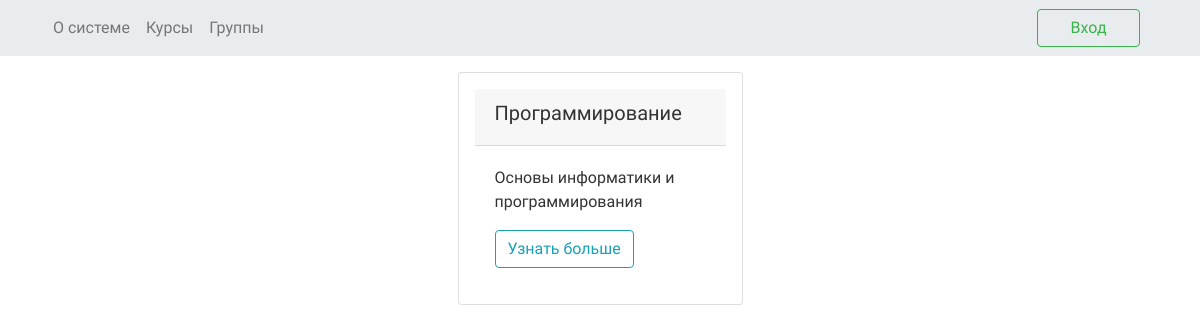
The app's page /courses/, older data.
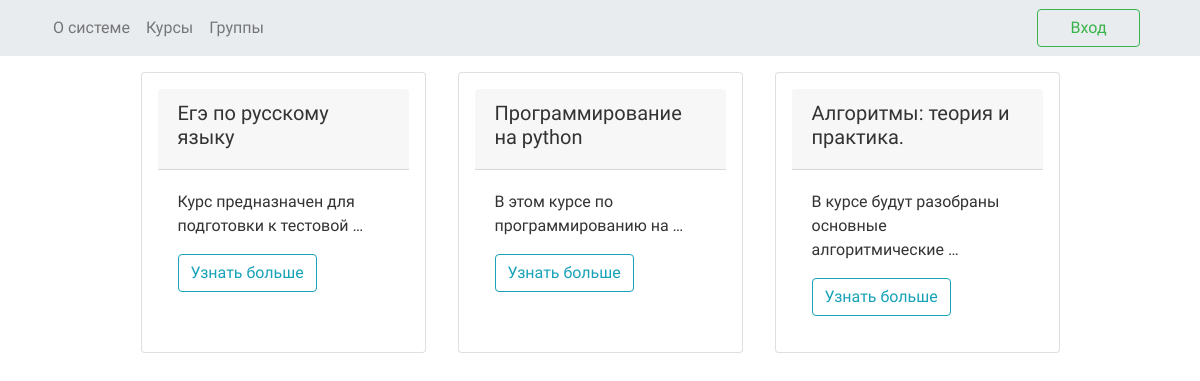
The same page, newer data.
### learn_app/models.py (models this page shows, shortened)
class Course(models.Model):
    name = models.CharField(max_length=50,verbose_name='Название курса')
    description = models.CharField(max_length=400, verbose_name='Описание курса')
    def get_absolute_url(self):
        return reverse('course_detail_url', kwargs={'name': self.name})

### learn_app/views.py (the view)
# urls.py: path('courses/', view.courses_list, name='courses'),
def courses_list(request):
    courses = Course.objects.all()
    return render(request, 'courses_list.html', context={'courses': courses})

### templates/courses_list.html
{% extends 'base.html' %}
{% block content %}
    {% load static %}
    <link rel="stylesheet" type="text/css" href="{% static 'index.css' %}">
        <div class="row d-flex justify-content-center">
            {% if courses %}
                {% for course in courses %}
                    <div class="card col-lg-3 p-3 m-3">
                        <div class="card-header">
                            <h5>{{ course.name | capfirst }}</h5>
                        </div>
                        <div class="card-body">
                            <p class="card-text"> {{ course.description | truncatewords:6 }} </p>
                            <a href="{{ course.get_absolute_url }}" class="btn btn-outline-info"> Узнать больше </a>
                        </div>
                    </div>
                {% endfor %}
            {% else %}
            <h1 class="mt-5">Курсы пока не были добавлены :(</h1>
            {% endif %}
    </div>
{% endblock %}

### templates/base.html (shortened to what this page needs)
<!DOCTYPE html>
<html lang="en">
    <head>
<link href="https://stackpath.bootstrapcdn.com/bootswatch/4.3.1/united/bootstrap.min.css" rel="stylesheet">    </head>
    <body>
        <header class = 'header'>
                <nav class="navbar navbar-expand-lg navbar-light bg-light d-flex justify-content-between">
                    <div class="container">
                        <ul class="navbar-nav">
                            <li class="nav-item">
                                <a class="nav-link" href="{% url 'home' %}">О системе</a>
                            </li>
                            <li class="nav-item">
                                <a class="nav-link" href="{% url 'courses' %}">Курсы</a>
                            </li>
                            {% if user.user_type.id == 2 %}
                            <li class="nav-item">
                                <a class="nav-link" href="{% url 'teachers' %}">Преподаватели</a>
                            </li>
                            <li class="nav-item">
                                <a class="nav-link" href="{% url 'materials' %}">Материалы</a>
                            </li>
                            {% else %}
                            <li class="nav-item">
                                <a class="nav-link" href="{% url 'groups' %}">Группы</a>
                            </li>
                            {% endif %}
                        </ul>
                    <div class = 'col-lg-7 d-flex justify-content-end align-items-center'>
                        {% if user.is_authenticated %}
                            <a href="{% url 'user_groups' %}" class="text-success col-lg-3">Мои группы </a>
                            {% if user.user_type.id == 1 %}
                                <a href="{% url 'course_create_url' %}" class="btn btn-info ml-5 col-lg-3"> Создать курс </a>
                                <a href="{% url 'test_create_url' %}" class="btn btn-info ml-5 col-lg-4"> Создать тест </a>
                            {% endif %}
                            <a href="{% url 'logout' %}" class="btn btn-outline-success ml-5 col-lg-2"> Выход </a>
                        {% else %}
                            <a href="{% url 'login' %}" class="btn btn-outline-success ml-5 col-lg-2"> Вход </a>
                        {% endif %}
                    </div>
                    </div>
                </nav>
        </header>
        <main class = 'main'>
            <div class = 'container'>
                {% block content %}{% endblock %}
            </div>
        </main>
    </body>
</html>

### easy_learn/static/index.css (style rules this page uses)
* { padding: 0px; margin: 0px; }

Row changes from the older to the newer data that the page shows:
removed Course: name "Программирование", description "Основы информатики и программирования"
added Course: name "Егэ по русскому языку", description "Курс предназначен для подготовки к тестовой …"
added Course: name "Программирование на python", description "В этом курсе по программированию на …"
added Course: name "Алгоритмы: теория и практика.", description "В курсе будут разобраны основные алгоритмические …"
